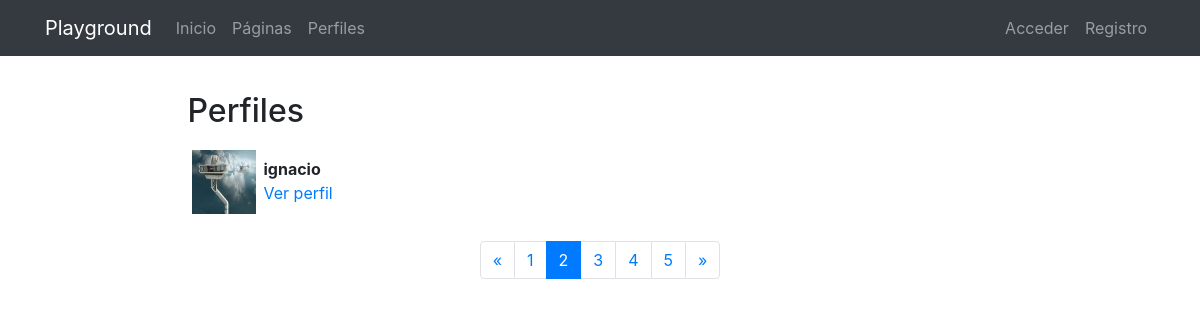
Page /profiles/?page=2 on the committed database.
### registration/models.py (models this page shows)
class Profile(models.Model):
    user = models.OneToOneField(User, on_delete=models.CASCADE)
    avatar = models.ImageField(upload_to=custom_upload_to, null=True, blank=True)
    bio = models.TextField(null=True, blank=True)
    link = models.URLField(max_length=200, null=True, blank=True)
    class Meta:
        ordering = ['user__username']

### profiles/views.py (the view)
# urls.py: path('', ProfileListView.as_view(), name='list'),
class ProfileListView(ListView):
    model = Profile
    template_name = 'profiles/profile_list.html'
    paginate_by = 1

### profiles/templates/profiles/profile_list.html (shortened to what this page needs)
{% extends 'core/base.html' %}
{% load static %}
{% block content %}
<main role="main">
  <div class="container">
    <div class="row mt-3">
      <div class="col-md-9 mx-auto mb-5">
        <h2>Perfiles</h2>
        <div class="row">
          {% for profile in profile_list %}
            <div class="col-md-4 mt-2 mb-3 ">
              <div class="row p-1">
                <div class="col-md-12">
                  {% if profile.avatar %}
                    <img src="{{profile.avatar.url}}" class="img-fluid profile-avatar">
                  {% else %}
                    <img src="{% static 'registration/img/no-avatar.jpg' %}" class="img-fluid profile-avatar">
                  {% endif %}
                  <p class="profile-data">
                    <b>{{profile.user|truncatechars:"16"}}</b><br>
                    <a href="{% url 'profiles:detail' profile.user %}">Ver perfil</a>
                  </p>
                </div>
              </div>
            </div>
          {% endfor %}
        </div>
        {% if is_paginated %}
          <nav aria-label="Page navigation">
            <ul class="pagination justify-content-center">
              {% if page_obj.has_previous %}
                <li class="page-item ">
                  <a class="page-link" href="?page={{ page_obj.previous_page_number }}">&laquo;</a>
                </li>
              {% else %}
                <li class="page-item disabled">
                  <a class="page-link" href="#" tabindex="-1">&laquo;</a>
                </li>
              {% endif %}
              {% for i in paginator.page_range %}
                <li class="page-item {% if page_obj.number == i %}active{% endif %}">
                  <a class="page-link" href="?page={{ i }}">{{ i }}</a>
                </li>
              {% endfor %}
              {% if page_obj.has_next %}
                <li class="page-item ">
                  <a class="page-link" href="?page={{ page_obj.next_page_number }}">&raquo;</a>
                </li>
              {% else %}
                <li class="page-item disabled">
                  <a class="page-link" href="#" tabindex="-1">&raquo;</a>
                </li>
              {% endif %}
              </ul>
            </nav>
          {% endif %}
      </div>
    </div>
  </div>
</main>
{% endblock %}

### core/static/core/css/main.css (style rules this page uses)
main { padding-top: 20px; }
:root { --jumbotron-padding-y: 3rem; }

### profiles/templates/profiles/profile_list.html (style rules this page uses)
.profile-avatar { float:left;width:4rem;height:4rem }
.profile-data { padding-left:4.5rem;padding-top:.4rem; }

### rows in the picture
Profile: avatar (picture), user "ignacio"

### other values in the picture
{{ i }} "1" "2" "3" "4" "5"
